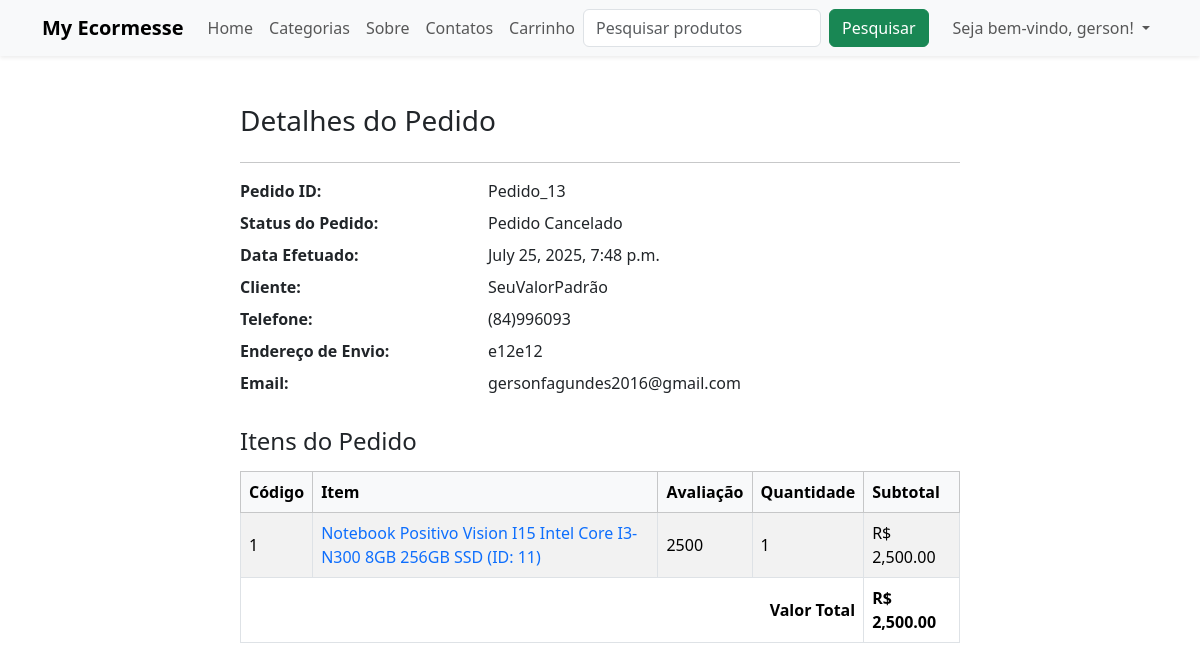
/perfil/pedido-13/ (signed in), run on the app's committed database.
### lojaapp/models.py (models this page shows, shortened)
class Pedido_order(models.Model):
    carro = models.OneToOneField(Carro, on_delete= models.CASCADE)
    ordenado_por = models.CharField(max_length=200, default='SeuValorPadrão')
    endereco_envio = models.CharField(max_length=200)
    telefone = models.CharField(max_length = 10)
    email = models.EmailField(null=True, blank=True)
    subtotal = models.PositiveIntegerField()
    desconto = models.PositiveIntegerField()
    total = models.PositiveIntegerField()
    pedido_status = models.CharField(max_length = 50, choices = PEDIDO_STATUS)
    criado_em = models.DateTimeField(auto_now_add = True)

class CarroProduto(models.Model):
    carro = models.ForeignKey(Carro,on_delete=models.CASCADE)
    produto = models.ForeignKey(Produto, on_delete = models.CASCADE)
    avaliacao = models.PositiveIntegerField()
    quantidade = models.PositiveIntegerField()
    subtotal = models.PositiveIntegerField()

class Produto(models.Model):
    titulo = models.CharField(max_length =200)
    slug = models.SlugField(unique = True)
    categoria = models.ForeignKey(Categoria,on_delete=models.CASCADE)
    image = models.ImageField(upload_to= "produtos")
    preco_mercado = models.PositiveIntegerField()
    venda = models.PositiveIntegerField()
    discricao = models.TextField()
    garantia = models.CharField(max_length =300, null = True, blank = True)
    return_devolucao = models.CharField(max_length =300, null = True, blank = True)
    visualizacao = models.PositiveIntegerField(default = 0)

### lojaapp/views.py (the view)
# urls.py: path('perfil/pedido-<int:pk>/', ClientePedidoDetalheView.as_view(), name='clientepedidodetalhe'),
class ClientePedidoDetalheView(DetailView):
    template_name = 'clientepedidodetalhe.html'
    model = Pedido_order
    context_object_name = "pedido_obj"
    def dispatch(self, request,*args, **kwargs):
        if request.user.is_authenticated and Cliente.objects.filter(user=request.user).exists():
            order_id = self.kwargs["pk"]
            pedido = Pedido_order.objects.get(id= order_id)
            if request.user.cliente != pedido.carro.cliente:
                return redirect("lojaproject/lojaapp/templates/base.html")
        else:
            return redirect("/entrar/?next=/perfil/")
        return super().dispatch(request, *args, **kwargs)

### lojaapp/templates/clientepedidodetalhe.html (shortened to what this page needs)
{% extends 'base.html' %}
{% load humanize %}
{% block content %}
<div class="container my-5">
  <div class="row justify-content-center">
    <div class="col-md-8">
      <h3 class="mb-4">Detalhes do Pedido</h3>
      <hr>
      <dl class="row mb-4">
        <dt class="col-sm-4 fw-semibold">Pedido ID:</dt>
        <dd class="col-sm-8">Pedido_{{ pedido_obj.id }}</dd>
        <dt class="col-sm-4 fw-semibold">Status do Pedido:</dt>
        <dd class="col-sm-8">{{ pedido_obj.pedido_status }}</dd>
        <dt class="col-sm-4 fw-semibold">Data Efetuado:</dt>
        <dd class="col-sm-8">{{ pedido_obj.criado_em }}</dd>
        <dt class="col-sm-4 fw-semibold">Cliente:</dt>
        <dd class="col-sm-8">{{ pedido_obj.ordenado_por }}</dd>
        <dt class="col-sm-4 fw-semibold">Telefone:</dt>
        <dd class="col-sm-8">{{ pedido_obj.telefone }}</dd>
        <dt class="col-sm-4 fw-semibold">Endereço de Envio:</dt>
        <dd class="col-sm-8">{{ pedido_obj.endereco_envio }}</dd>
        <dt class="col-sm-4 fw-semibold">Email:</dt>
        <dd class="col-sm-8">{{ pedido_obj.email }}</dd>
      </dl>
      <h4 class="mb-3">Itens do Pedido</h4>
      <table class="table table-striped table-bordered align-middle">
        <thead class="table-light">
          <tr>
            <th>Código</th>
            <th>Item</th>
            <th>Avaliação</th>
            <th>Quantidade</th>
            <th>Subtotal</th>
          </tr>
        </thead>
        <tbody>
          {% for cp in pedido_obj.carro.carroproduto_set.all %}
          <tr>
            <td>{{ forloop.counter }}</td>
            <td>
              <a href="{% url 'lojaapp:produtodetelahe' cp.produto.slug %}" target="_blank" class="text-decoration-none">
                {{ cp.produto.titulo }} (ID: {{ cp.produto.id }})
              </a>
            </td>
            <td>{{ cp.avaliacao }}</td>
            <td>{{ cp.quantidade }}</td>
            <td>R$ {{ cp.subtotal|floatformat:2|intcomma }}</td>
          </tr>
          {% endfor %}
          <tr>
            <th colspan="4" class="text-end">Valor Total</th>
            <th class="fw-bold">R$ {{ pedido_obj.total|floatformat:2|intcomma }}</th>
          </tr>
        </tbody>
      </table>
    </div>
  </div>
</div>
{% endblock %}

### lojaapp/templates/base.html (shortened to what this page needs)
<!DOCTYPE html>
<html lang="pt-br">
<head>
  <link href="https://cdn.jsdelivr.net/npm/bootstrap@5.3.2/dist/css/bootstrap.min.css" rel="stylesheet" />
</head>
<body>
  <nav class="navbar navbar-expand-lg navbar-light bg-light shadow-sm">
    <div class="container">
      <a class="navbar-brand fw-bold" href="{% url 'lojaapp:home' %}">My Ecormesse</a>
      <div class="collapse navbar-collapse" id="navbarContent">
        <ul class="navbar-nav me-auto mb-2 mb-lg-0">
          <li class="nav-item">
            <a class="nav-link" href="{% url 'lojaapp:home' %}">Home</a>
          </li>
          <li class="nav-item">
            <a class="nav-link" href="{% url 'lojaapp:TodosProdutos' %}">Categorias</a>
          </li>
          <li class="nav-item">
            <a class="nav-link" href="{% url 'lojaapp:sobre' %}">Sobre</a>
          </li>
          <li class="nav-item">
            <a class="nav-link" href="{% url 'lojaapp:contato' %}">Contatos</a>
          </li>
          <li class="nav-item">
            <a class="nav-link" href="{% url 'lojaapp:meucarro' %}">Carrinho</a>
          </li>
        </ul>
        <form class="d-flex me-3" action="{% url 'lojaapp:pesquisar' %}" method="GET" role="search">
          <input
            class="form-control me-2"
            type="search"
            placeholder="Pesquisar produtos"
            aria-label="Pesquisar produtos"
            name="keyword"
            required
          />
          <button class="btn btn-success" type="submit">Pesquisar</button>
        </form>
        <ul class="navbar-nav mb-2 mb-lg-0">
          {% if request.user.cliente %}
          <li class="nav-item dropdown">
            <a
              class="nav-link dropdown-toggle"
              href="#"
              id="userDropdown"
              role="button"
              data-bs-toggle="dropdown"
              aria-expanded="false"
            >
              Seja bem-vindo, {{ request.user.username }}!
            </a>
          </li>
          {% endif %}
        </ul>
      </div>
    </div>
  </nav>
  <div class="container mt-3">
    {% block content %}
    {% endblock %}
  </div>
</body>
</html>

### data on the page
Pedido_order: id "13", pedido_status "Pedido Cancelado", criado_em "July 25, 2025, 7:48 p.m.", ordenado_por "SeuValorPadrão", telefone "(84)996093", endereco_envio "e12e12", email "gersonfagundes2016@gmail.com", total "2,500.00"
CarroProduto: produto.titulo "Notebook Positivo Vision I15 Intel Core I3-N300 8GB 256GB SSD", produto.id "11", avaliacao "2500", quantidade "1", subtotal "2,500.00"

### other printed values
{{ request.user.username }} "gerson"
